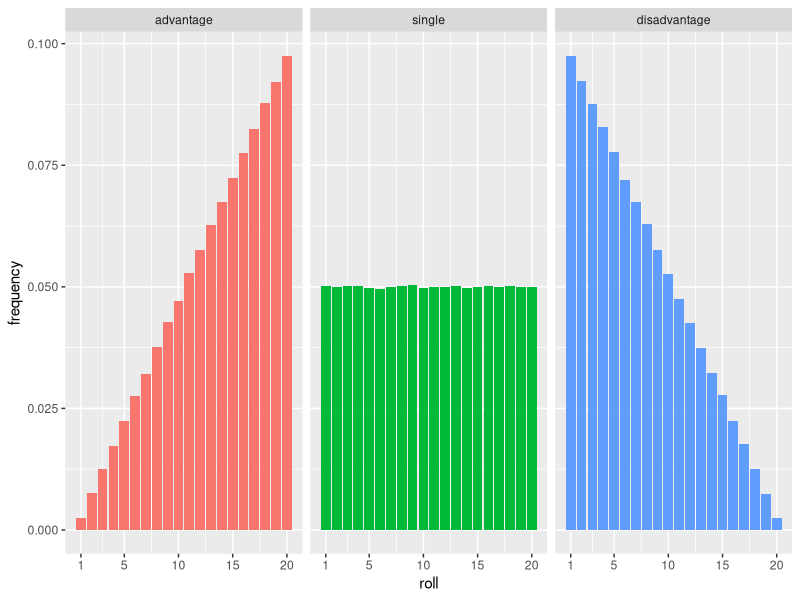
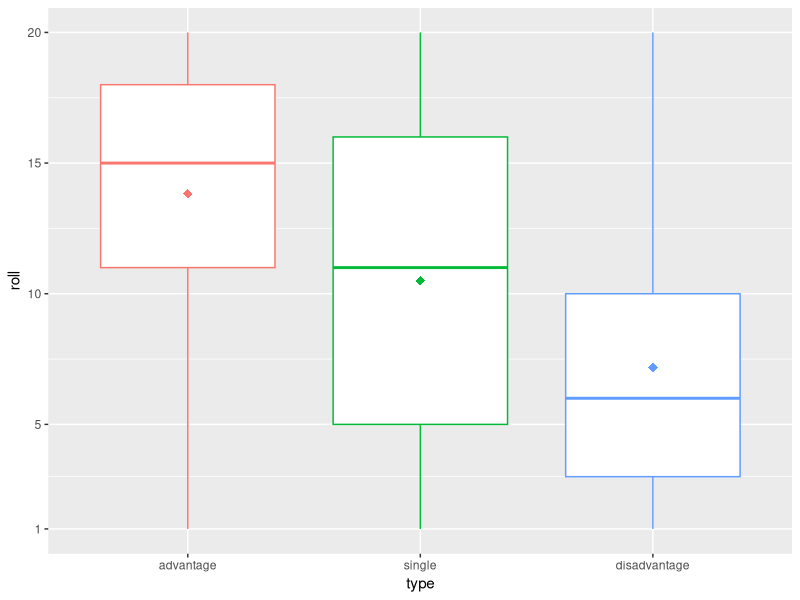
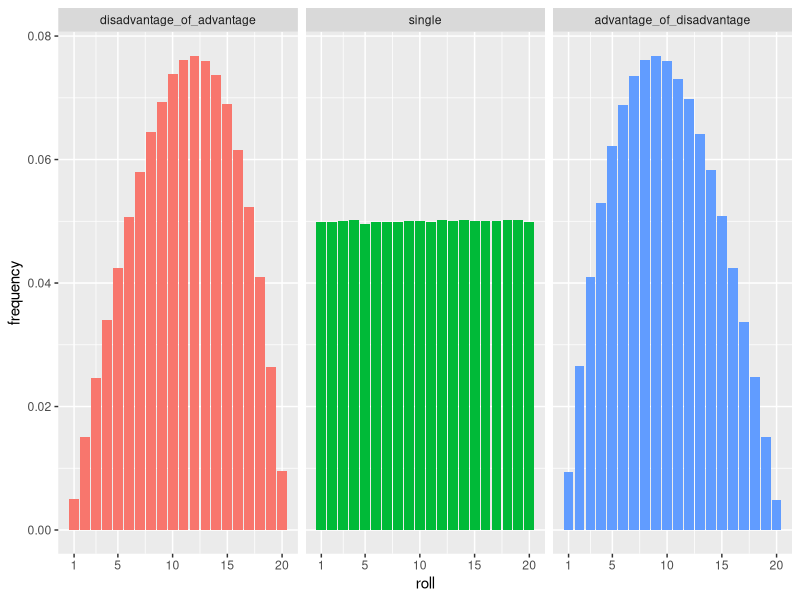
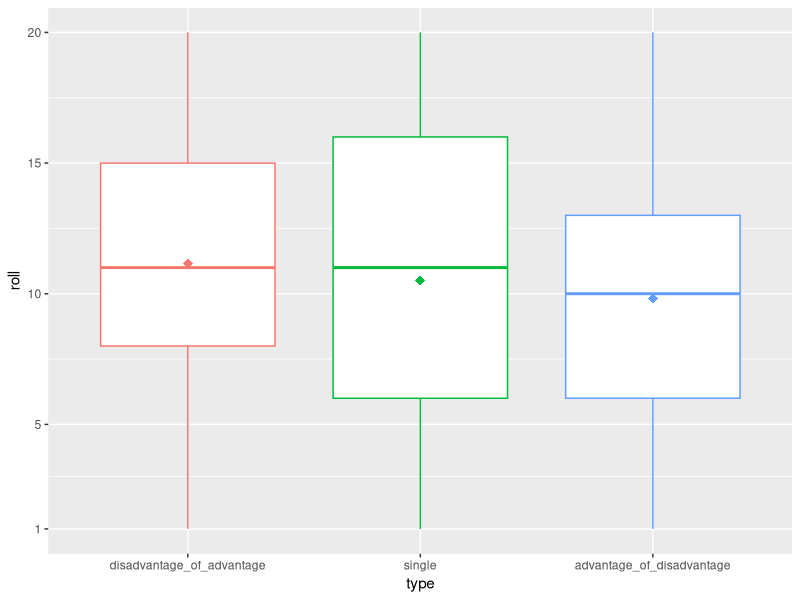
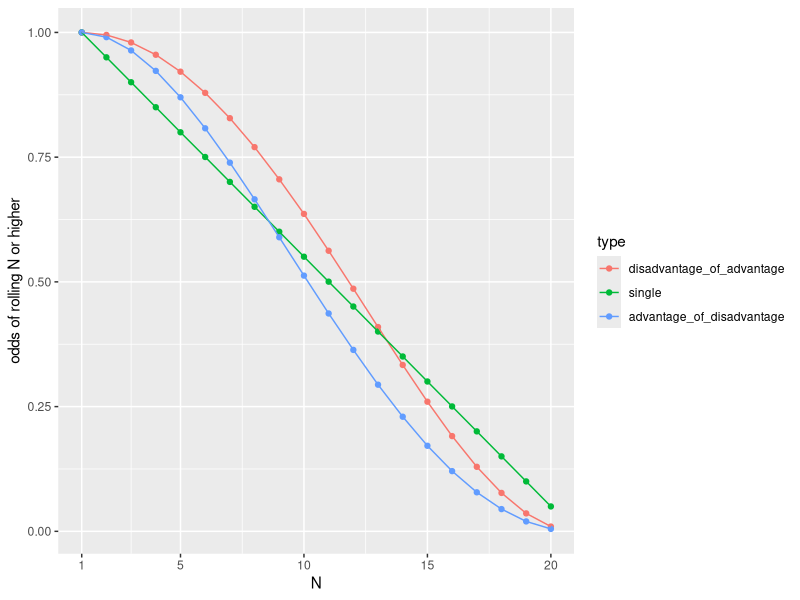

Reproduce these figures in R, in order.
## ---- chunk 1
library(reshape2)
library(dplyr)
library(ggplot2)
## ---- chunk 2
iters <- 1000000
roll1 <- sample(1:20, iters, replace=T)
roll2 <- sample(1:20, iters, replace=T)
raw_rolls <- data.frame(advantage=pmax(roll1, roll2), single=roll1, disadvantage=pmin(roll1, roll2))
summary(raw_rolls)
## ---- chunk 3
rolls <- melt(raw_rolls, id.vars=NULL)
names(rolls) <- c("type", "roll")
# re-order the factor so things are ordered left-to-right, best-to-worst
rolls$type <- factor(rolls$type, levels=c("advantage", "single", "disadvantage"))
roll_pmf <- rolls %>% group_by(type, roll) %>% summarize(count=n()) %>% mutate(frequency=count/sum(count))

p <- ggplot(roll_pmf, aes(x=roll, y=frequency, fill=type)) +
  geom_bar(stat="identity", show.legend=F) +
  scale_x_continuous(breaks=c(1, 5, 10, 15, 20))
p + facet_grid(. ~ type)
## ---- chunk 4
ggplot(rolls, aes(type, roll, color=type)) +
  geom_boxplot(show.legend=F) +
  stat_summary(fun.y=mean, geom="point", shape=18, size=3, show.legend=F) +
  scale_y_continuous(breaks=c(1, 5, 10, 15, 20))
## ---- chunk 5
roll1 <- sample(1:20, iters, replace=T)
roll2 <- sample(1:20, iters, replace=T)
roll3 <- sample(1:20, iters, replace=T)
roll4 <- sample(1:20, iters, replace=T)
raw_rolls <- data.frame(
  disadvantage_of_advantage=pmin(pmax(roll1, roll2), pmax(roll3, roll4)),
  single=roll1,
  advantage_of_disadvantage=pmax(pmin(roll1, roll2), pmin(roll3, roll4))
)
summary(raw_rolls)
## ---- chunk 6
rolls <- melt(raw_rolls, id.vars=NULL)
names(rolls) <- c("type", "roll")
# re-order the factor so things are ordered left-to-right, best-to-worst
rolls$type <- factor(rolls$type, levels=c("disadvantage_of_advantage", "single", "advantage_of_disadvantage"))

roll_pmf <- rolls %>% group_by(type, roll) %>% summarize(count=n()) %>% mutate(frequency=count/sum(count))

p <- ggplot(roll_pmf, aes(x=roll, y=frequency, fill=type)) +
  geom_bar(stat="identity", show.legend=F) +
  scale_x_continuous(breaks=c(1, 5, 10, 15, 20))
p + facet_grid(. ~ type)
## ---- chunk 7
ggplot(rolls, aes(type, roll, color=type)) +
  geom_boxplot(show.legend=F) +
  stat_summary(fun.y=mean, geom="point", shape=18, size=3, show.legend=F) +
  scale_y_continuous(breaks=c(1, 5, 10, 15, 20))
## ---- chunk 8
roll_pmf <- roll_pmf %>% mutate(rcdf = rev(cumsum(rev(frequency))))
p <- ggplot(roll_pmf, aes(x=roll, y=rcdf, color=type)) +
  geom_point() +
  geom_line() +
  scale_x_continuous(breaks=c(1, 5, 10, 15, 20))
p + xlab("N") + ylab("odds of rolling N or higher")
